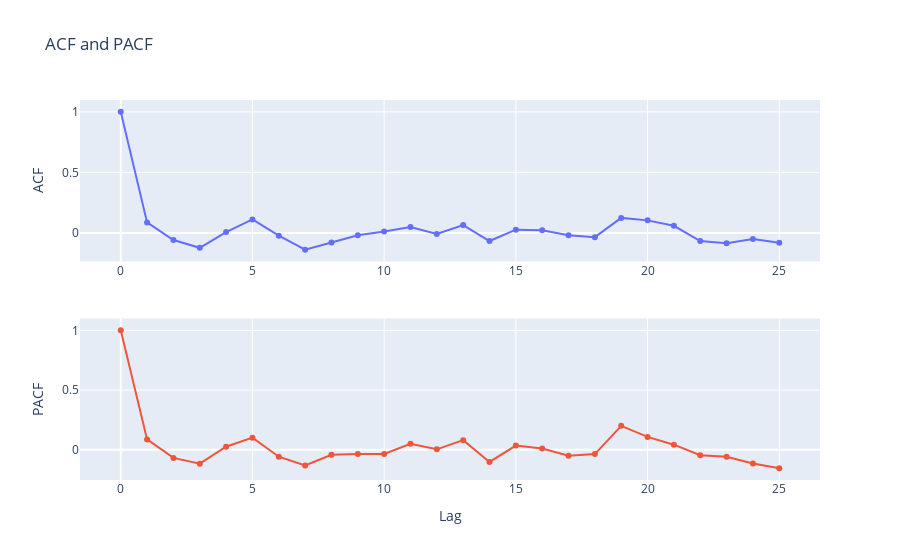

Notebook source saved alongside this figure:
### Markdown cell above
## Observation
After applying differencing and a logarithmic transformation to the Belgium wheat prices, the **`p-value`** of the Augmented Dickey-Fuller (ADF) test has significantly decreased. Therefore, we can conclude that the transformed series is stationary.

### Code cell
# plot acf and pacf values
plot_acf_pacf(belgium_wheat_prices['Value'], 25)

### Figure 1 — Plotly figure (JSON) as saved in the notebook; plotly's stock layout.template omitted (floating-point values rounded to 4 significant figures)
{"data": [{"mode": "lines+markers", "name": "ACF", "type": "scatter", "x": [0, 1, 2, 3, 4, 5, 6, 7, 8, 9, 10, 11, 12, 13, 14, 15, 16, 17, 18, 19, 20, 21, 22, 23, 24, 25], "xaxis": "x", "y": [1, 0.08619, -0.05885, -0.1233, 0.006914, 0.111, -0.02287, -0.1387, -0.07984, -0.01988, 0.01059, 0.04844, -0.008495, 0.06446, -0.06715, 0.02654, 0.02193, -0.01905, -0.03523, 0.1239, 0.1034, 0.05852, -0.06782, -0.08562, -0.05022, -0.08115], "yaxis": "y"}, {"mode": "lines+markers", "name": "PACF", "type": "scatter", "x": [0, 1, 2, 3, 4, 5, 6, 7, 8, 9, 10, 11, 12, 13, 14, 15, 16, 17, 18, 19, 20, 21, 22, 23, 24, 25], "xaxis": "x2", "y": [1, 0.08692, -0.06792, -0.1164, 0.02523, 0.1015, -0.05785, -0.1313, -0.04118, -0.03451, -0.03511, 0.04971, 0.003928, 0.08057, -0.1013, 0.03564, 0.01065, -0.04887, -0.0357, 0.2006, 0.1079, 0.04279, -0.04584, -0.05856, -0.1142, -0.1538], "yaxis": "y2"}], "layout": {"showlegend": false, "title": {"text": "ACF and PACF"}, "xaxis": {"anchor": "y", "domain": [0, 1]}, "xaxis2": {"anchor": "y2", "domain": [0, 1], "title": {"text": "Lag"}}, "yaxis": {"anchor": "x", "domain": [0.575, 1], "title": {"text": "ACF"}}, "yaxis2": {"anchor": "x2", "domain": [0, 0.425], "title": {"text": "PACF"}}}}
